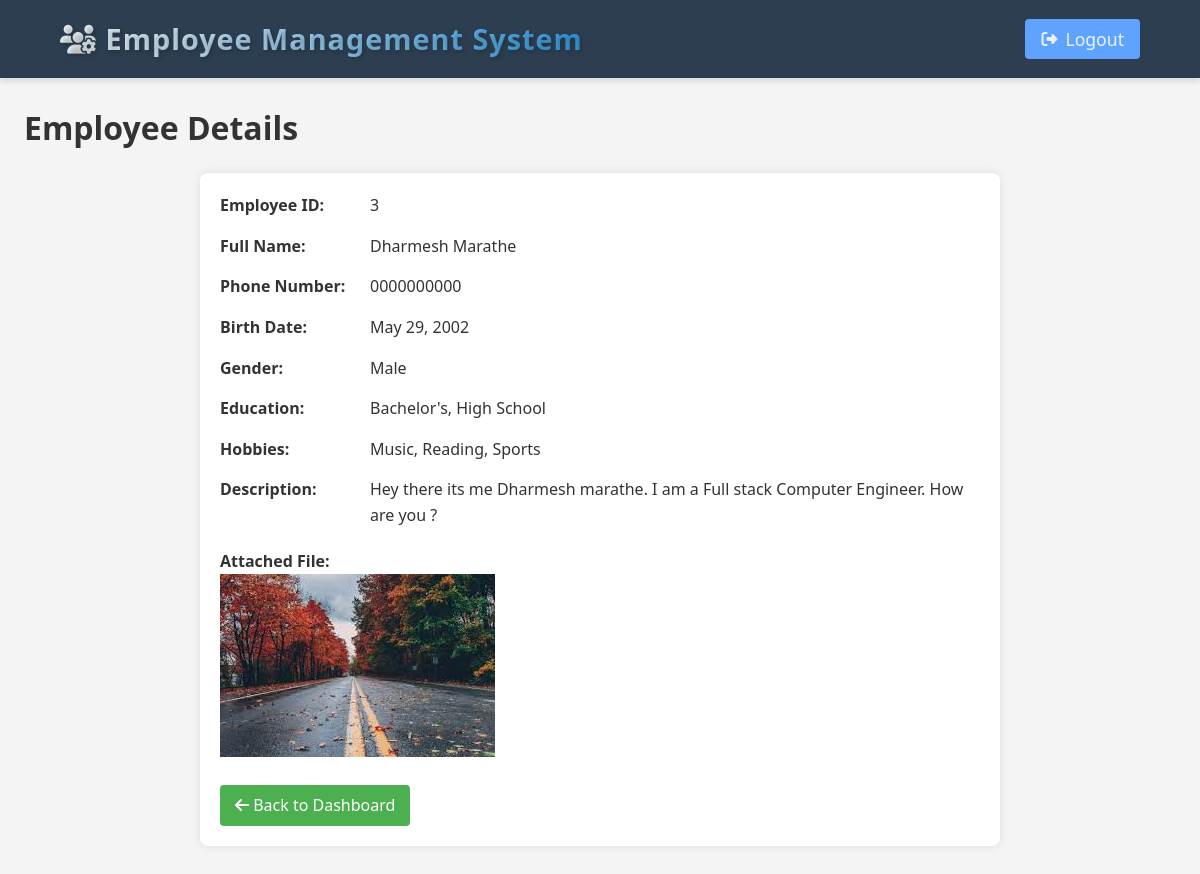
Page /views/Adminstrator/ViewEmployee.php?id=3 (signed in) on the committed database.
### tables this page shows
CREATE TABLE `employees` (
  `Eid` int(11) NOT NULL,
  `EName` varchar(50) NOT NULL,
  `Ephone` varchar(20) NOT NULL,
  `Ebirth_date` date NOT NULL,
  `Egender` enum('Male','Female','Other') NOT NULL,
  `Edescription` text DEFAULT NULL,
  `Efile_path` varchar(255) DEFAULT NULL
);

### controllers/EmployeeController.php (called while the page is built, shortened)
<?php
class EmployeeController{
        function ViewEmployeeDetails($Eid) {
            global $conn, $notification, $notificationClass;
            $query = "SELECT
                        e.Eid,
                        e.EName,
                        e.Ephone,
                        e.Ebirth_date,
                        e.Egender,
                        e.Edescription,
                        e.Efile_path,
                        GROUP_CONCAT(DISTINCT ed.EduName SEPARATOR ', ') AS education,
                        GROUP_CONCAT(DISTINCT h.Hname SEPARATOR ', ') AS hobbies
                      FROM employees e
                      LEFT JOIN employee_educations ee ON e.Eid = ee.employee_id
                      LEFT JOIN educations ed ON ee.education_id = ed.Eduid
                      LEFT JOIN employee_hobbies eh ON e.Eid = eh.employee_id
                      LEFT JOIN hobbies h ON eh.hobby_id = h.Hid
                      WHERE e.Eid = ?;
                      "
                      ;
                    try{
                        $stmt = $conn->prepare($query);
                        $stmt->bind_param("i", $Eid);
                        $stmt->execute();
                        $result = $stmt->get_result();
                        $employee = $result->fetch_assoc();
                        return $employee;
                    }
                catch(Exception $e){
                    error_log("Database error: " . $e->getMessage());
                    return [];
                }
        }
               }
?>

### views/Adminstrator/ViewEmployee.php (the view, shortened to what this page needs)
<?php
include '../../config/config.php';
include '../../controllers/EmployeeController.php';
$employee = null;
if (isset($_GET['id'])) {
    $employeeId = (int)$_GET['id'];
    $employeeController = new EmployeeController();
    $employee = $employeeController->ViewEmployeeDetails($employeeId);
} else {
    header("Location: Dashboard.php");
    exit();
}
?>
<!DOCTYPE html>
<html lang="en">
<head>
    <link rel="stylesheet" href="https://cdnjs.cloudflare.com/ajax/libs/font-awesome/6.4.0/css/all.min.css">
    <link rel="stylesheet" href="../../assets/Styles/dashboard.css">
    <link rel="stylesheet" href="../../assets/Styles/ViewEmployee.css">
    <link rel="stylesheet" href="../../assets/Styles/Header.css">
    <link rel="stylesheet" href="../../assets/Styles/Notification.css">
</head>
<body>
    <?php include '../Components/Header.php'; ?>
    <div class="dashboard-container">
            <h1>Employee Details</h1>
            <?php if ($employee): ?>
                <div class="employee-details-container">
                    <div class="detail-row">
                        <div class="detail-label">Employee ID:</div>
                        <div class="detail-value"><?= htmlspecialchars($employee['Eid']) ?></div>
                    </div>
                    <div class="detail-row">
                        <div class="detail-label">Full Name:</div>
                        <div class="detail-value"><?= htmlspecialchars($employee['EName']) ?></div>
                    </div>
                    <div class="detail-row">
                        <div class="detail-label">Phone Number:</div>
                        <div class="detail-value"><?= htmlspecialchars($employee['Ephone']) ?></div>
                    </div>
                    <div class="detail-row">
                        <div class="detail-label">Birth Date:</div>
                        <div class="detail-value"><?= date('M d, Y', strtotime($employee['Ebirth_date'])) ?></div>
                    </div>
                    <div class="detail-row">
                        <div class="detail-label">Gender:</div>
                        <div class="detail-value"><?= htmlspecialchars($employee['Egender']) ?></div>
                    </div>
                    <div class="detail-row">
                        <div class="detail-label">Education:</div>
                        <div class="detail-value"><?= htmlspecialchars($employee['education'] ?? 'N/A') ?></div>
                    </div>
                    <div class="detail-row">
                        <div class="detail-label">Hobbies:</div>
                    <div class="detail-value"><?= htmlspecialchars($employee['hobbies'] ?? 'N/A') ?></div>
                </div>
                <div class="detail-row">
                    <div class="detail-label">Description:</div>
                    <div class="detail-value"><?= htmlspecialchars($employee['Edescription']) ?></div>
                </div>
                <?php if (!empty($employee['Efile_path'])): ?>
                    <div class="file-preview">
                        <div class="detail-label">Attached File:</div>
                        <?php
                        $fileExtension = strtolower(pathinfo($employee['Efile_path'], PATHINFO_EXTENSION));
                        $filePath = '../../Uploads/' . $employee['Efile_path'];
                        if (in_array($fileExtension, ['jpg', 'jpeg', 'png', 'gif'])): ?>
                            <img src="<?= htmlspecialchars($filePath) ?>" alt="Employee Document">
                            <?php elseif ($fileExtension === 'pdf'): ?>
                                <embed src="<?= htmlspecialchars($filePath) ?>" type="application/pdf" width="100%" height="500px">
                                <?php else: ?>
                                    <a href="<?= htmlspecialchars($filePath) ?>" download class="btn-primary">
                                        Download File
                                    </a>
                                    <?php endif; ?>
                                </div>
                                <?php endif; ?>
                                <a href="Dashboard.php" class="back-btn">
                                    <i class="fas fa-arrow-left"></i> Back to Dashboard
                                </a>
                            </div>
                                <?php endif; ?>
                            </div>
                        </body>
                        </html>

### assets/Styles/dashboard.css (style rules this page uses)
:root { --primary-color: #3498db; --secondary-color: #2980b9; --success-color: #2ecc71; --warning-color: #f39c12; --danger-color: #e74c3c; --light-color: #f8f9fa; --dark-color: #343a40; --text-color: #333; --border-color: #ddd; --shadow: 0 4px 6px rgba(0, 0, 0, 0.1); }
* { box-sizing: border-box; margin: 0; padding: 0; }
html, body { font-family: 'Segoe UI', Tahoma, Geneva, Verdana, sans-serif; background-color: #f4f4f4; color: var(--text-color); width: 100%; min-height: 100vh; line-height: 1.6; }
.dashboard-container { padding: 1.5rem; max-width: 1400px; margin: 0 auto; width: 100%; animation: fadeIn 0.5s ease; }

### assets/Styles/ViewEmployee.css (style rules this page uses)
.employee-details-container { max-width: 800px; margin: 20px auto; padding: 20px; background: #fff; border-radius: 8px; box-shadow: 0 0 10px rgba(0,0,0,0.1); }
.detail-row { display: flex; margin-bottom: 15px; }
.detail-label { font-weight: bold; width: 150px; }
.detail-value { flex: 1; }
.file-preview { margin-top: 20px; }
.file-preview img { max-width: 100%; max-height: 300px; }
.back-btn { display: inline-block; margin-top: 20px; padding: 8px 15px; background: #4CAF50; color: white; text-decoration: none; border-radius: 4px; }

### assets/Styles/Header.css (style rules this page uses)
:root { --primary-color: #2c3e50; --secondary-color: #3498db; --accent-color: #e74c3c; --light-color: #ecf0f1; --dark-color: #2c3e50; --shadow: 0 4px 6px rgba(0, 0, 0, 0.1); --transition: all 0.3s ease; }
html,body { margin: 0; padding: 0; box-sizing: border-box; font-family: 'Segoe UI', Tahoma, Geneva, Verdana, sans-serif; width: 100vw; }
* { margin: 0; padding: 0; box-sizing: border-box; font-family: 'Segoe UI', Tahoma, Geneva, Verdana, sans-serif; }

### rows in the picture
employees: Eid "3", EName "Dharmesh Marathe", Ephone "0000000000", Ebirth_date "May 29, 2002", Egender "Male", Edescription "Hey there its me Dharmesh marathe. I am a Full stack Computer Engineer. How are you ?", Efile_path (picture)

### other values in the picture
$employee['education'] "Bachelor's, High School"
$employee['hobbies'] "Music, Reading, Sports"
